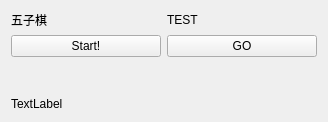
<?xml version="1.0" encoding="UTF-8"?>
<ui version="4.0">
 <class>menu</class>
 <widget class="QMainWindow" name="menu">
  <property name="geometry">
   <rect>
    <x>0</x>
    <y>0</y>
    <width>328</width>
    <height>122</height>
   </rect>
  </property>
  <property name="windowTitle">
   <string>menu</string>
  </property>
  <widget class="QWidget" name="centralWidget">
   <layout class="QGridLayout" name="gridLayout">
    <item row="4" column="1">
     <layout class="QVBoxLayout" name="verticalLayout_4"/>
    </item>
    <item row="4" column="0">
     <layout class="QVBoxLayout" name="verticalLayout"/>
    </item>
    <item row="1" column="0">
     <layout class="QVBoxLayout" name="verticalLayout_3">
      <item>
       <widget class="QLabel" name="label">
        <property name="text">
         <string>五子棋</string>
        </property>
       </widget>
      </item>
      <item>
       <widget class="QPushButton" name="start_gomoku_game">
        <property name="text">
         <string>Start!</string>
        </property>
       </widget>
      </item>
     </layout>
    </item>
    <item row="1" column="1">
     <layout class="QVBoxLayout" name="verticalLayout_2">
      <item>
       <widget class="QLabel" name="label_2">
        <property name="text">
         <string>TEST</string>
        </property>
       </widget>
      </item>
      <item>
       <widget class="QPushButton" name="start_test">
        <property name="text">
         <string>GO</string>
        </property>
       </widget>
      </item>
     </layout>
    </item>
    <item row="6" column="0" colspan="2">
     <widget class="QLabel" name="Version">
      <property name="text">
       <string>TextLabel</string>
      </property>
     </widget>
    </item>
    <item row="5" column="0">
     <spacer name="verticalSpacer">
      <property name="orientation">
       <enum>Qt::Vertical</enum>
      </property>
      <property name="sizeHint" stdset="0">
       <size>
        <width>20</width>
        <height>40</height>
       </size>
      </property>
     </spacer>
    </item>
   </layout>
  </widget>
 </widget>
 <layoutdefault spacing="6" margin="11"/>
 <resources/>
 <connections/>
</ui>
